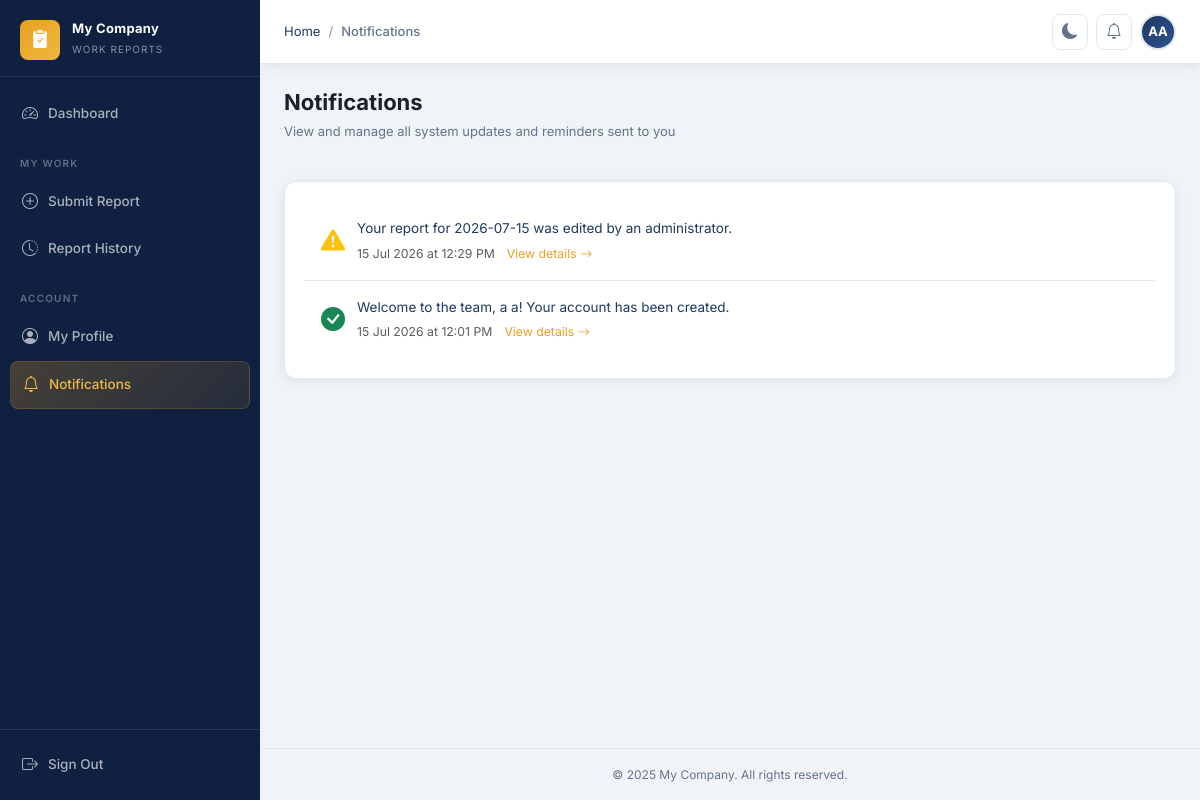
The app's page /notifications/ (signed in) with its own data.
### apps/core/models.py (models this page shows, shortened)
class CompanySettings(models.Model):
    company_name = models.CharField(max_length=200, default='My Company')
    company_logo = models.ImageField(upload_to='company/', null=True, blank=True)
    timezone = models.CharField(max_length=100, default='Asia/Kolkata')
    date_format = models.CharField(
        max_length=30,
        default='%d %B %Y',
        help_text='Python strftime format string',
    )
    submission_deadline = models.TimeField(
        default='23:59',
        help_text='Daily report submission deadline (HH:MM)',
    )
    footer_text = models.CharField(
        max_length=300,
        default='© 2025 My Company. All rights reserved.',
    )
    theme = models.CharField(
        max_length=10,
        choices=[('light', 'Light'), ('dark', 'Dark')],
        default='light',
    )
    updated_at = models.DateTimeField(auto_now=True)
    class Meta:
        verbose_name = 'Company Settings'
        verbose_name_plural = 'Company Settings'
    @classmethod
    def get_settings(cls) -> 'CompanySettings':
        obj, _ = cls.objects.get_or_create(pk=1)
        return obj

### apps/notifications/models.py (models this page shows, shortened)
class Notification(models.Model):
    TYPE_CHOICES = [
        ('info', 'Info'),
        ('success', 'Success'),
        ('warning', 'Warning'),
        ('danger', 'Danger'),
        ('reminder', 'Reminder'),
    ]
    recipient = models.ForeignKey(
        User,
        on_delete=models.CASCADE,
        related_name='notifications',
    )
    message = models.TextField()
    notification_type = models.CharField(
        max_length=20,
        choices=TYPE_CHOICES,
        default='info',
    )
    is_read = models.BooleanField(default=False)
    link = models.CharField(max_length=500, blank=True)
    created_at = models.DateTimeField(auto_now_add=True)
    class Meta:
        ordering = ['-created_at']
        verbose_name = 'Notification'
        verbose_name_plural = 'Notifications'

### apps/notifications/views.py (the view)
# urls.py: path('', views.NotificationListView.as_view(), name='notification_list'),
class NotificationListView(LoginRequiredMixin, ListView):
    model = Notification
    template_name = 'notifications/notification_list.html'
    context_object_name = 'notifications'
    paginate_by = 20
    def get_queryset(self):
        qs = Notification.objects.filter(recipient=self.request.user).order_by('-created_at')
        qs.filter(is_read=False).update(is_read=True)
        return qs

### apps/core/context_processors.py (called while the page is built)
def company_settings(request) -> dict:
    settings_obj = CompanySettings.get_settings()
    return {'company_settings': settings_obj}

### apps/notifications/context_processors.py (called while the page is built)
def notifications_count(request) -> dict:
    if request.user.is_authenticated:
        count = request.user.notifications.filter(is_read=False).count()
    else:
        count = 0
    return {'unread_notifications_count': count}

### templates/notifications/notification_list.html (shortened to what this page needs)
{% extends 'base.html' %}
{% block breadcrumb %}
  <li class="breadcrumb-item"><a href="{% url 'dashboard:index' %}">Home</a></li>
  <li class="breadcrumb-item active" aria-current="page">Notifications</li>
{% endblock %}
{% block content %}
<div class="page-header">
  <div>
    <h1 class="page-title">Notifications</h1>
    <p class="page-subtitle">View and manage all system updates and reminders sent to you</p>
  </div>
</div>
<div class="card border-0 rounded-custom shadow-sm bg-surface">
  <div class="card-body p-0">
    {% if notifications %}
      <div class="list-group list-group-flush rounded-custom overflow-hidden">
        {% for notif in notifications %}
          <div id="notif-{{ notif.pk }}" class="list-group-item d-flex align-items-start gap-3 p-3 border-custom {% if not notif.is_read %}bg-light fw-600{% endif %}" style="background-color: {% if not notif.is_read %}var(--surface-2){% else %}transparent{% endif %};">
            <div class="fs-4 flex-shrink-0 mt-1">
              {% if notif.notification_type == 'success' %}
                <i class="bi bi-check-circle-fill text-success"></i>
              {% elif notif.notification_type == 'warning' %}
                <i class="bi bi-exclamation-triangle-fill text-warning"></i>
              {% elif notif.notification_type == 'danger' %}
                <i class="bi bi-exclamation-octagon-fill text-danger"></i>
              {% elif notif.notification_type == 'reminder' %}
                <i class="bi bi-clock-fill text-primary"></i>
              {% else %}
                <i class="bi bi-info-circle-fill text-info"></i>
              {% endif %}
            </div>
            <div class="flex-grow-1">
              <p class="mb-1 text-primary-custom" style="font-size: 13.5px;">{{ notif.message }}</p>
              <div class="d-flex align-items-center gap-3">
                <span class="text-muted small">{{ notif.created_at|date:"d M Y \a\t H:i A" }}</span>
                {% if notif.link %}
                  <a href="{{ notif.link }}" class="text-decoration-none small text-accent">View details <i class="bi bi-arrow-right"></i></a>
                {% endif %}
              </div>
            </div>
          </div>
        {% endfor %}
      </div>
    {% else %}
      <div class="empty-state py-5">
        <i class="bi bi-bell-slash empty-state-icon"></i>
        <h3 class="empty-state-title">All Caught Up!</h3>
        <p class="empty-state-text">You have no system updates, warnings, or notifications at this time.</p>
      </div>
    {% endif %}
  </div>
</div>
{% endblock %}

### templates/base.html (shortened to what this page needs)
{% load static %}
<!DOCTYPE html>
<html lang="en" data-theme="light">
<head>
  <link rel="stylesheet" href="https://cdn.jsdelivr.net/npm/bootstrap@5.3.3/dist/css/bootstrap.min.css" />
  <link rel="stylesheet" href="https://cdn.jsdelivr.net/npm/bootstrap-icons@1.11.3/font/bootstrap-icons.min.css" />
  <link rel="stylesheet" href="{% static 'css/style.css' %}?v=2" />
</head>
<body>
<div class="layout">
  <aside class="sidebar" id="sidebar">
    <a class="sidebar-brand" href="{% url 'dashboard:index' %}">
      <div class="sidebar-brand-icon">
        <i class="bi bi-clipboard2-check-fill"></i>
      </div>
      <div class="sidebar-brand-text">
        <span class="sidebar-brand-name">{{ company_settings.company_name }}</span>
        <span class="sidebar-brand-sub">Work Reports</span>
      </div>
    </a>
    <nav class="sidebar-nav">
      <div class="nav-item">
        <a href="{% url 'dashboard:index' %}" class="nav-link {% if request.resolver_match.namespace == 'dashboard' %}active{% endif %}">
          <i class="bi bi-speedometer2"></i> Dashboard
        </a>
      </div>
      {% if request.user.is_staff %}
      <div class="sidebar-section-label">Reports</div>
      <div class="nav-item">
        <a href="{% url 'reports:admin_report_list' %}" class="nav-link {% if 'reports' in request.path and 'activities' not in request.path %}active{% endif %}">
          <i class="bi bi-file-earmark-text"></i> All Reports
        </a>
      </div>
      <div class="nav-item">
        <a href="{% url 'reports:admin_activity_list' %}" class="nav-link {% if 'activities' in request.path %}active{% endif %}">
          <i class="bi bi-list-task"></i> Activities
        </a>
      </div>
      <div class="nav-item">
        <a href="{% url 'reports:admin_report_list' %}?date_range=today" class="nav-link">
          <i class="bi bi-calendar-check"></i> Today's Reports
        </a>
      </div>
      <div class="sidebar-section-label">Employees</div>
      <div class="nav-item">
        <a href="{% url 'employees:employee_list' %}" class="nav-link {% if 'employees' in request.path and 'departments' not in request.path and 'designations' not in request.path %}active{% endif %}">
          <i class="bi bi-people"></i> All Employees
        </a>
      </div>
      <div class="nav-item">
        <a href="{% url 'employees:employee_add' %}" class="nav-link">
          <i class="bi bi-person-plus"></i> Add Employee
        </a>
      </div>
      <div class="nav-item">
        <a href="{% url 'employees:department_list' %}" class="nav-link {% if 'departments' in request.path %}active{% endif %}">
          <i class="bi bi-building"></i> Departments
        </a>
      </div>
      <div class="nav-item">
        <a href="{% url 'employees:designation_list' %}" class="nav-link {% if 'designations' in request.path %}active{% endif %}">
          <i class="bi bi-award"></i> Designations
        </a>
      </div>
      <div class="sidebar-section-label">System</div>
      <div class="nav-item">
        <a href="{% url 'core:activity_log' %}" class="nav-link {% if 'activity-log' in request.path %}active{% endif %}">
          <i class="bi bi-activity"></i> Activity Log
        </a>
      </div>
      <div class="nav-item">
        <a href="{% url 'core:settings' %}" class="nav-link {% if 'settings' in request.path %}active{% endif %}">
          <i class="bi bi-gear"></i> Settings
        </a>
      </div>
      {% else %}
      <div class="sidebar-section-label">My Work</div>
      <div class="nav-item">
        <a href="{% url 'reports:report_submit' %}" class="nav-link {% if 'submit' in request.path %}active{% endif %}">
          <i class="bi bi-plus-circle"></i> Submit Report
        </a>
      </div>
      <div class="nav-item">
        <a href="{% url 'reports:report_history' %}" class="nav-link {% if 'history' in request.path %}active{% endif %}">
          <i class="bi bi-clock-history"></i> Report History
        </a>
      </div>
      <div class="sidebar-section-label">Account</div>
      <div class="nav-item">
        <a href="{% url 'employees:profile_edit' %}" class="nav-link {% if 'profile' in request.path %}active{% endif %}">
          <i class="bi bi-person-circle"></i> My Profile
        </a>
      </div>
      {% endif %}
      <div class="nav-item">
        <a href="{% url 'notifications:notification_list' %}" class="nav-link {% if 'notifications' in request.path %}active{% endif %}">
          <i class="bi bi-bell"></i> Notifications
        </a>
      </div>
    </nav>
    <div class="sidebar-footer">
      <form method="post" action="{% url 'accounts:logout' %}" class="nav-item m-0">
        <button type="submit" class="nav-link w-100 border-0 bg-transparent text-start">
          <i class="bi bi-box-arrow-right"></i> Sign Out
        </button>
      </form>
    </div>
  </aside>
  <div class="main-content">
    <header class="topbar">
      <div class="breadcrumb-wrapper">
        <nav aria-label="breadcrumb">
          <ol class="breadcrumb">
            {% block breadcrumb %}{% endblock %}
          </ol>
        </nav>
      </div>
      <div class="topbar-actions">
        <button class="theme-toggle" id="theme-toggle" aria-label="Toggle dark mode">
          <i class="bi bi-moon-fill" id="theme-icon"></i>
        </button>
        <a href="{% url 'notifications:notification_list' %}" class="topbar-btn" title="Notifications">
          <i class="bi bi-bell"></i>
        </a>
        <div class="dropdown">
          <div class="user-avatar" data-bs-toggle="dropdown" aria-expanded="false" id="user-avatar-btn">
            {% if request.user.employee_profile.avatar %}
              <img src="{{ request.user.employee_profile.avatar.url }}" alt="Avatar" />
            {% else %}
              {{ request.user.first_name|first|upper }}{{ request.user.last_name|first|upper }}
            {% endif %}
          </div>
        </div>
      </div>
    </header>
    <div class="toast-container position-fixed top-0 end-0 p-3" style="z-index:9998;">
    </div>
    <main class="page-content">
      {% block content %}{% endblock %}
    </main>
    <footer class="py-3 px-4 text-center" style="border-top:1px solid var(--border);font-size:12px;color:var(--text-muted);">
      {{ company_settings.footer_text }}
    </footer>
  </div>
</div>
</body>
</html>

### records on screen
CompanySettings: company_name "My Company", footer_text "© 2025 My Company. All rights reserved."
Notification: notification_type "warning" (drawn), message "Your report for 2026-07-15 was edited by an administrator.", created_at "15 Jul 2026 at 12:29 PM"
Notification: notification_type "success" (drawn), message "Welcome to the team, a a! Your account has been created.", created_at "15 Jul 2026 at 12:01 PM"

### other values on screen
{{ request.user.first_name|first|upper }} "A"
{{ request.user.last_name|first|upper }} "A"
